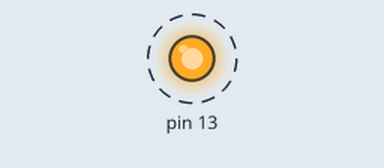
Bench run of a sketch on a simulated Arduino Uno, built with avr-gcc and run on an emulated ATmega328P. Shown: output pins drawn as LEDs (lit = HIGH). Dashed ring = blinking. What the sketch prints to the serial monitor is not drawn.

Above: at 0.3 s.
Timing chart, 0 to 5.1 s (numbered marks = the images above):
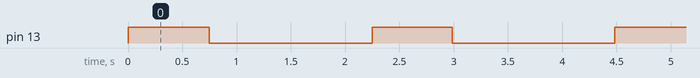

The sketch:

ex01.ino
```cpp
#include <Arduino_FreeRTOS.h>

void TaskBlinkLed(void *pvParameters);
void TaskCounter(void *pvParameters);

void setup() {

  Serial.begin(9600);
  pinMode(13, OUTPUT);

  xTaskCreate(TaskBlinkLed, "TaskBlinkLed", 128, NULL, 1, NULL);
  xTaskCreate(TaskCounter, "TaskCounter", 128, NULL, 1, NULL);

}

//Tarefa 1 - pisca led
void TaskBlinkLed(void *pvParameters){

  for(;;){
    TickType_t xLastWakeTime = xTaskGetTickCount();
    digitalWrite(13, HIGH);//acendendo led
    Serial.println("Blink Led");
    xTaskDelayUntil(&xLastWakeTime, pdMS_TO_TICKS(750));
    digitalWrite(13, LOW);
    Serial.println("Apagando Led");
    xTaskDelayUntil(&xLastWakeTime, pdMS_TO_TICKS(1500));
  }

}

//Tarefa 2 - contador
void TaskCounter(void *pvParameters){

  int contador = 0;

  for(;;){
    TickType_t xLastWakeTime = xTaskGetTickCount();
    Serial.print("Timer : ");
    Serial.println(contador ++);
    xTaskDelayUntil(&xLastWakeTime,pdMS_TO_TICKS(1000));
  }

}

void loop() {

}
```

Measured:
- by itself, pin 13: alternates HIGH for 0.73 s and LOW for 1.5 s
